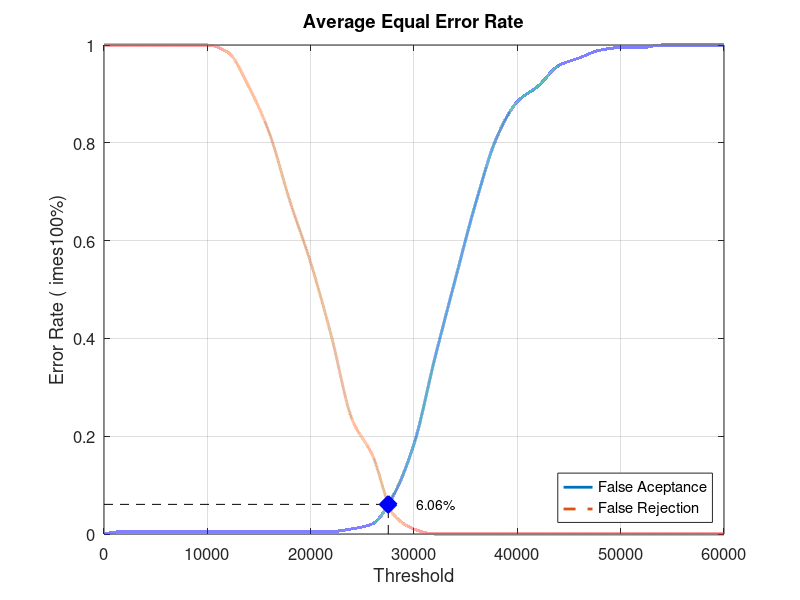
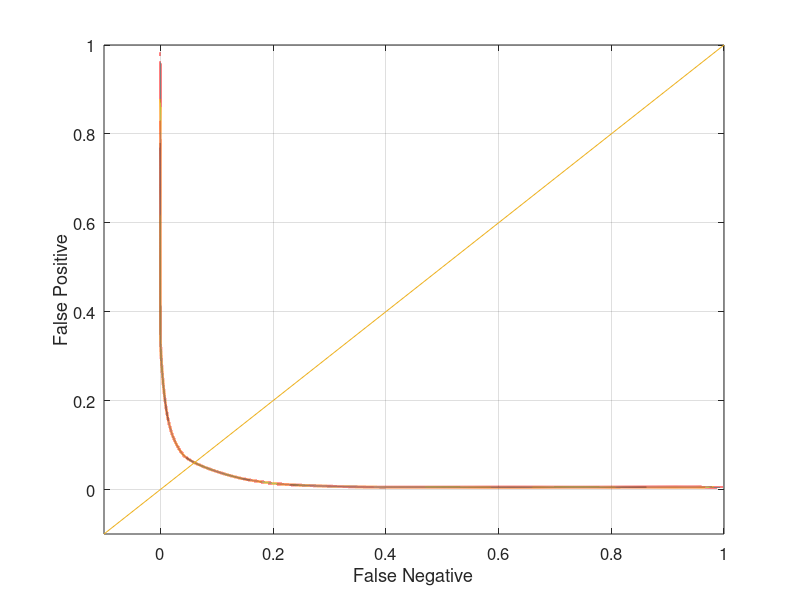

MATLAB code to generate these figures, in order:
close all;
clear;
clc;
x = 0:2000:60000;
xq = 0:0.5:60000;

y0 = [0 0.00526316 0.00526316 0.00526316 0.00526316 0.00526316 0.00526316 0.00526316 0.00526316 0.00526316 0.00526316 0.00526316 0.0105263 0.0210526 0.0789474 0.184211 0.357895 0.521053 0.678947 0.810526 0.884211 0.915789 0.957895 0.973684 0.989474 0.994737 0.994737 1 1 1 1]
yy0 = interp1(x, y0, xq, 'pchip');
y1 = [1 1 1 1 1 1 0.985 0.915 0.82 0.68 0.555 0.405 0.235 0.16 0.04 0.01 0 0 0 0 0 0 0 0 0 0 0 0 0 0 0]
yy1 = interp1(x, y1, xq, 'pchip');

% Calculating EER: 
y2 = abs(y0 - y1);
find(y2 == min(y2))
yy2 = abs(yy0 - yy1);
xEER = find(yy2 == min(yy2));
xEERIndex = xq(xEER) % X-axis EER
yEER = yy0(xEER) % Y-axis EER

main = figure
plot(xq, yy0,'-','LineWidth', 2);	hold on
plot(xq, yy1,'--','LineWidth', 2);	hold on
plot([xEERIndex xEERIndex], [0 yEER], 'k--');	hold on
plot([0 xEERIndex], [yEER yEER], 'k--');	hold on
plot(xEERIndex, yEER, 'bx', 'LineWidth', 10);	hold on
text(xEERIndex + 10 * xEERIndex / 100, yEER, [num2str(round((10000 * yEER)) / 100) '%'])
legend('False Aceptance', 'False Rejection', 'Location', 'SouthEast')
xlabel('Threshold')
ylabel('Error Rate (	imes100%)')
title('Average Equal Error Rate')
set(gca, 'FontSize', 12)
axis([0 60000 0 1])
grid on

print(main, 'Database5_2Main', '-dpng');
FNRxFPR = figure('Color', [1 1 1]);
plot(yy1, yy0, '-', yy1, yy0, 'LineWidth', 2);
hold on
y = -0.1:0.1:1
plot(y, y); 
set(gca, 'FontSize', 12)
xlabel('False Negative')
ylabel('False Positive')
axis([-0.1 1 -0.1 1])
set(gca, 'FontSize', 12)
grid on

print(FNRxFPR, 'Database5_2FNRxFPR','-dpng');
